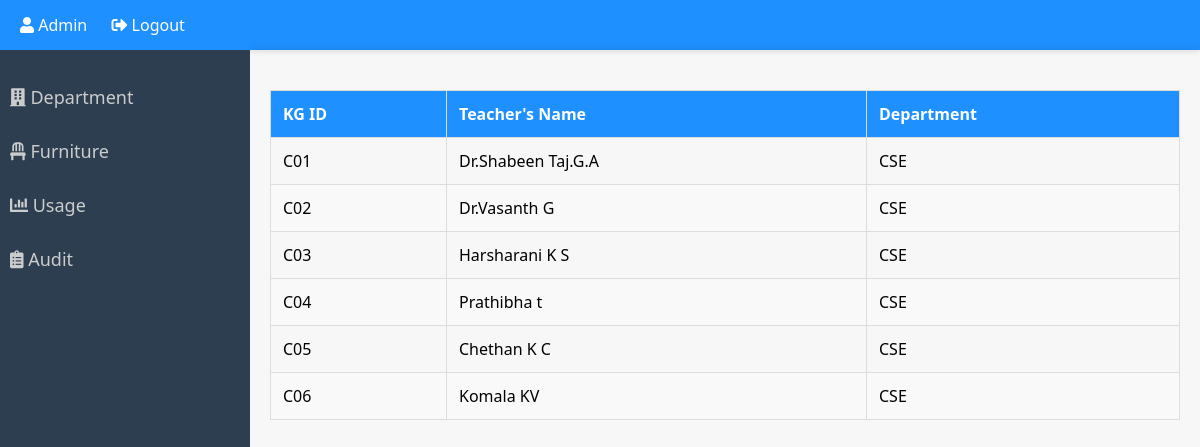
Screenshot of /teacherstable.php?branch=CSE with the database file from the repository.
### tables this page shows
CREATE TABLE teacherstable (
    kg_id VARCHAR(20) PRIMARY KEY,
    teachers_name VARCHAR(255) NOT NULL,
    department_name VARCHAR(255) NOT NULL
);

### teacherstable.php (the view, shortened to what this page needs)
<!DOCTYPE html>
<html lang="en">
<head>
    <link rel="stylesheet" href="https://cdnjs.cloudflare.com/ajax/libs/font-awesome/5.15.1/css/all.min.css">
</head>
<body>
<div id="top-bar">
    <div>
        <a href="admin.php"><i class="fas fa-user"></i> Admin</a>
        <a href="logout.php"><i class="fas fa-sign-out-alt"></i> Logout</a>
    </div>
</div>
<div id="sidebar">
    <a href="department.php"><i class="fas fa-building"></i> Department</a>
    <a href="furnituretable.php"><i class="fas fa-chair"></i> Furniture</a>
    <a href="usagetable.php"><i class="fas fa-chart-bar"></i> Usage</a>
    <a href="audittable.php"><i class="fas fa-clipboard-list"></i> Audit</a>
</div>
<div id="content">
    <div id="content-overlay">
        <?php
        $branch = isset($_GET['branch']) ? $_GET['branch'] : '';
        if (!in_array($branch, ['CSE', 'ECE', 'CV', 'ME', 'NES'])) {
            echo "<p>Invalid branch selected!</p>";
        } else {
            $servername = "localhost";
            $username = "root";
            $password = "";
            $dbname = "inventory";
            $conn = new mysqli($servername, $username, $password, $dbname);
            $sql = "SELECT * FROM teacherstable WHERE department_name = ?";
            $stmt = $conn->prepare($sql);
            $stmt->bind_param("s", $branch);
            $stmt->execute();
            $result = $stmt->get_result();
            if ($result->num_rows > 0) {
                echo "<table>
                        <thead>
                            <tr>
                                <th>KG ID</th>
                                <th>Teacher's Name</th>
                                <th>Department</th>
                            </tr>
                        </thead>
                        <tbody>";
                while ($row = $result->fetch_assoc()) {
                    echo "<tr>
                            <td>{$row['kg_id']}</td>
                            <td>{$row['teachers_name']}</td>
                            <td>{$row['department_name']}</td>
                          </tr>";
                }
                echo "</tbody>
                      </table>";
            } else {
                echo "<p>No records found</p>";
            }
        }
        ?>
    </div>
</div>
</body>
</html>

### teacherstable.php (style rules this page uses)
body { font-family: 'Segoe UI', Tahoma, Geneva, Verdana, sans-serif; margin: 0; padding: 0; background-color: #f7f7f7; }
#top-bar { background: #1e90ff; height: 50px; display: flex; align-items: center; justify-content: space-between; padding: 0 20px; box-shadow: 0 2px 5px rgba(0, 0, 0, 0.1); color: white; }
#content { margin-left: 250px; margin-top: 0px; padding: 20px; background-size: cover; background-position: center; min-height: calc(100vh - 50px); overflow: auto; border-top-left-radius: 0px; box-shadow: 0 0 10px rgba(0, 0, 0, 0.1); transition: all 0.3s ease; }
#top-bar a { text-decoration: none; color: white; margin-right: 20px; font-size: 16px; transition: all 0.3s ease; }
#sidebar { width: 250px; height: 100%; background: #2c3e50; position: fixed; left: 0; top: 50px; overflow-x: hidden; padding-top: 20px; transition: all 0.3s ease; }
#sidebar a { padding: 15px 10px; text-decoration: none; font-size: 18px; color: #ccc; display: block; transition: all 0.3s ease; }
table { width: 100%; border-collapse: collapse; margin-top: 20px; }
th, td { border: 1px solid #ddd; padding: 12px; text-align: left; }
th { background-color: #1e90ff; color: #fff; font-weight: bold; }
tr:nth-child(even) { background-color: #f9f9f9; }

### rows the page displays
teacherstable: kg_id "C01", teachers_name "Dr.Shabeen Taj.G.A", department_name "CSE"
teacherstable: kg_id "C02", teachers_name "Dr.Vasanth G", department_name "CSE"
teacherstable: kg_id "C03", teachers_name "Harsharani K S", department_name "CSE"
teacherstable: kg_id "C04", teachers_name "Prathibha t", department_name "CSE"
teacherstable: kg_id "C05", teachers_name "Chethan K C", department_name "CSE"
teacherstable: kg_id "C06", teachers_name "Komala KV", department_name "CSE"
